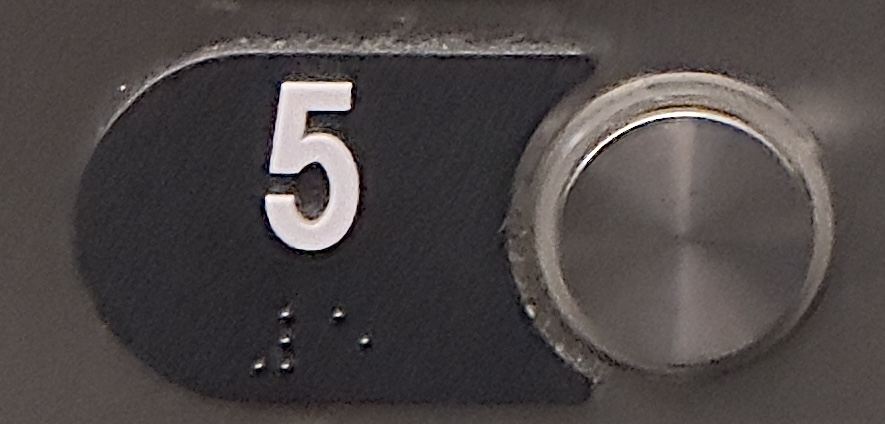
#> input picture templatefive.jpg, 885 x 424 px
$ python button_detection_feature.py
#> lines starting #> are read from the running program, lines starting #| are printed output that depends on the picture; after the words box and inside, x2 and y2 are one past the last pixel; in counts of white or black regions, pixels touching at a corner belong together
import cv2
import numpy as np

# load the template image (button i want to press)
template = cv2.imread("templatefive.jpg", cv2.IMREAD_GRAYSCALE)
#> template: shape (424, 885); min 0, max 255, mean 72.4
if template is None:
    print("Error: Could not load template image. Check the file path.")
    exit()

# resize template image
template = cv2.resize(template, (100, 100))  # Adjust the size as needed
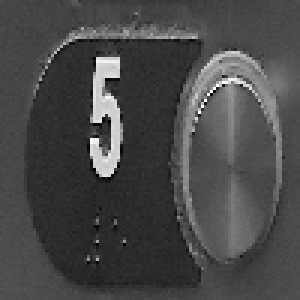
#> template: shape (100, 100) (shown 3 times larger); min 0, max 254, mean 72.4

# use ORB detector
orb = cv2.ORB_create()

# check for keypoints
kp_template, desc_template = orb.detectAndCompute(template, None)
#> kp_template = 30 keypoints; strongest (x, y, size): (34, 40, 31), (35, 58, 31), (31, 38, 31), (36, 40, 31)

# start camera
cap = cv2.VideoCapture(0)  # 0 for the default webcam
if not cap.isOpened():
    print("Error: Could not open camera.")
    exit()

# bfmatcher object
bf = cv2.BFMatcher(cv2.NORM_HAMMING, crossCheck=True)

while True:
    # capture camera frame
    ret, frame = cap.read()
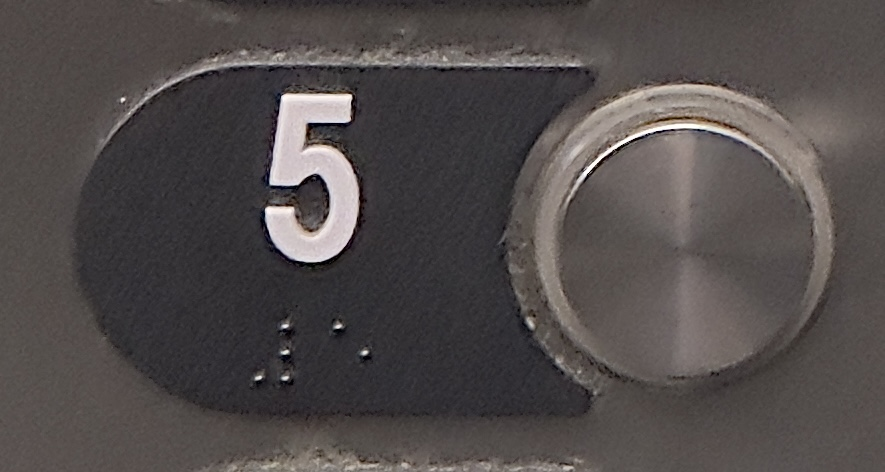
#> input picture IMG_7205.jpg, 885 x 472 px, given in place of the camera
#> frame is the input picture: shape (472, 885, 3); mean B, G, R 75.1, 75.9, 81.5
    if not ret:
        print("Failed to capture image")
        break

    # resize webcam feed
    frame = cv2.resize(frame, (640, 480))  # change size if necessary
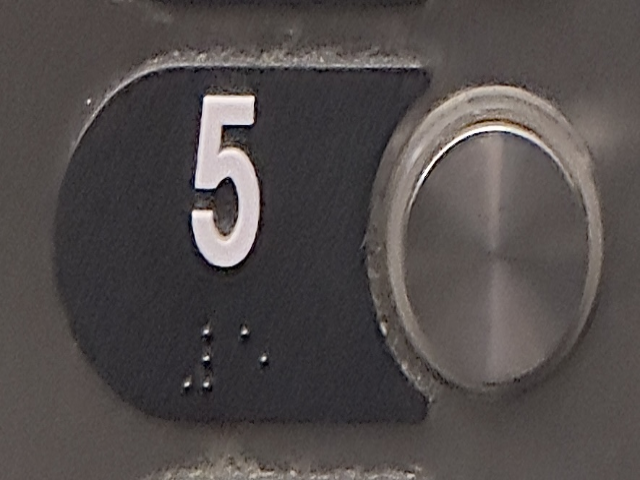
#> frame: shape (480, 640, 3); mean B, G, R 75, 75.8, 81.4

    # convert frame to grayscale
    gray_frame = cv2.cvtColor(frame, cv2.COLOR_BGR2GRAY)

    # detect keypoints and descriptors in frame
    kp_frame, desc_frame = orb.detectAndCompute(gray_frame, None)
#> kp_frame = 500 keypoints; strongest (x, y, size): (253, 98, 31), (196, 187, 31), (207, 357, 31), (196, 186, 37.2)

    # match descriptors between template and frame
    matches = bf.match(desc_template, desc_frame)
#> matches = 17 matches
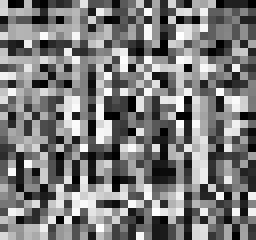
#> desc_template: shape (30, 32) (shown 8 times larger); min 0, max 255, mean 123.1

    # sort matches by distance (best matches first)
    matches = sorted(matches, key=lambda x: x.distance)

    # draw the top 10 matches (can change this maybe?)
    matched_frame = cv2.drawMatches(template, kp_template, gray_frame, kp_frame, matches[:10], None, flags=2)
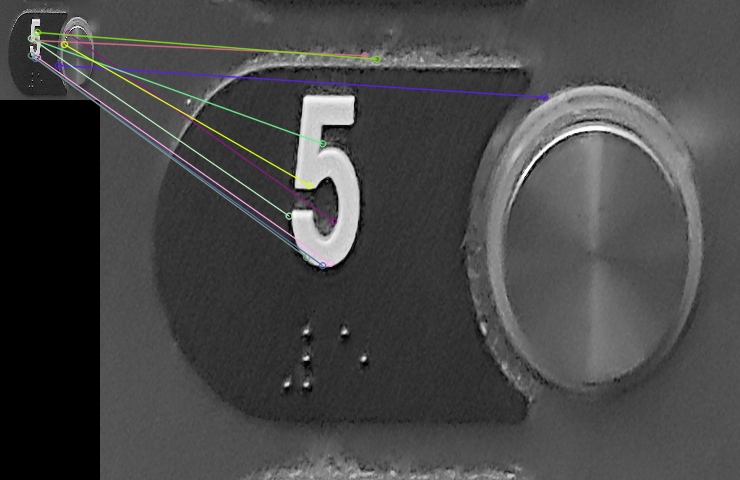
#> matched_frame: shape (480, 740, 3); mean of channels 0, 1, 2 69.8, 69.9, 69.9; drawn as B, G, R

    # resize the matched frame to make it smaller
    matched_frame = cv2.resize(matched_frame, (400, 300))  # adjust size if necessary
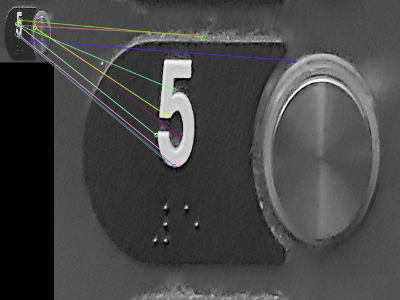
#> matched_frame: shape (300, 400, 3); mean of channels 0, 1, 2 69.7, 69.8, 69.8; drawn as B, G, R

    # display the frame with matches
    cv2.imshow("Feature Matching", matched_frame)

    # find the location of the best match
    if len(matches) > 0:
        best_match = matches[0]
        frame_idx = best_match.trainIdx
#> frame_idx = 443
        template_idx = best_match.queryIdx
#> template_idx = 21

        # get the coordinates of the matched keypoint in frame
        (x, y) = kp_frame[frame_idx].pt
#> x = 229.9; y = 262.8

        # offset the marker and rectangle to the right by (80) pixels
        offset = 80
        button_center = (int(x) + offset, int(y))
#> button_center = (309, 262)

        # define the rectangle coordinates with the same offset
        rect_top_left = (int(x) - 25 + offset, int(y) - 25)
#> rect_top_left = (284, 237)
        rect_bottom_right = (int(x) + 25 + offset, int(y) + 25)
#> rect_bottom_right = (334, 287)

        # draw rectangle around the matched region
        cv2.rectangle(frame, rect_top_left, rect_bottom_right, (0, 255, 0), 2)
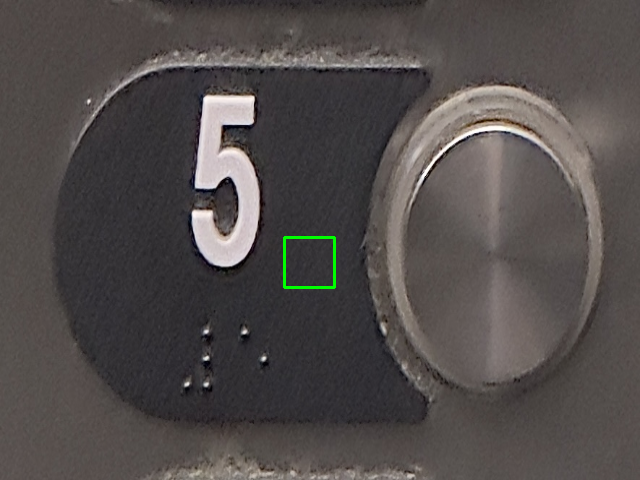
#> frame: shape (480, 640, 3); 0.19% of pixels changed, all inside (x1, y1, x2, y2) = (283, 236, 336, 289)

        # draw crosshair at the offset center
        cv2.drawMarker(frame, button_center, (0, 255, 0), cv2.MARKER_CROSS, 20, 2)
#> frame: shape (480, 640, 3); 0.04% of pixels changed, all inside (x1, y1, x2, y2) = (298, 251, 321, 274)

        # print the offset center coordinates
        print(f"Button found at (offset): {button_center}")
#| Button found at (offset): (309, 262)

    # display the webcam feed with the detected button
    cv2.imshow("Webcam Feed", frame)

    # exit on 'q' key press
    if cv2.waitKey(1) & 0xFF == ord('q'):
#> (key q is pressed here)
        break

# release the camera and close windows
cap.release()
cv2.destroyAllWindows()
